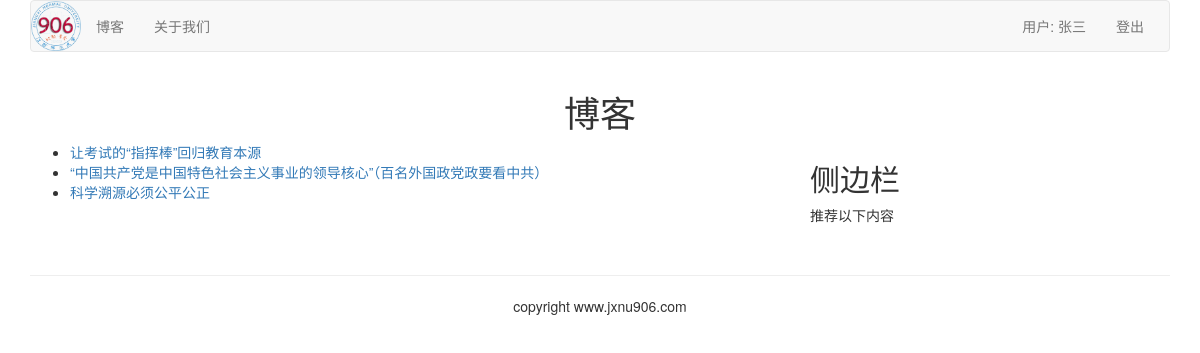
Screenshot of /blog/ (signed in) with the database file from the repository.
### blog/models.py (models this page shows, shortened)
class BlogArticles(models.Model):
    title = models.CharField(max_length=300)
    author = models.ForeignKey(User, related_name='blog_posts', on_delete=models.CASCADE)
    body = models.TextField()
    publish = models.DateTimeField(default=timezone.now)
    class Meta:
        ordering = ("-publish", )

### blog/views.py (the view)
def blog_title(request):
    blogs = BlogArticles.objects.all()
    return render(request, "blog/titles.html", {'blogs': blogs})

### templates/blog/titles.html (shortened to what this page needs)
{% extends "base.html" %}
{% block content %}
<div class="row text-center vertical-middle-sm">
    <h1>博客</h1>
</div>
<div class="row">
    <div class="col-xs-12 col-md-8">
        <ul>
            {% for blog in blogs %}
                <li><a href="/blog/{{ blog.id }}">{{ blog.title }}</a></li>
            {% endfor %}
        </ul>
    </div>
    <div class="col-xs-6 col-md-4">
        <h2>侧边栏</h2>
        <p>推荐以下内容</p>
    </div>
</div>
{% endblock %}

### templates/header.html
{% load static %}
<div class="container">
    <nav class="navbar navbar-default" role="navigation">
        <div class="navbar-header">
            <a href="/" class="navbar-brand" style="padding: 0">
                <img src="{% static 'images/logo.png' %}" alt="logo" width="50px">
            </a>
        </div>
        <div>
            <ul class="nav navbar-nav" role="navigation">
                <li><a href="{% url 'blog:blog_title' %}">博客</a></li>
            </ul>
            <ul class="nav navbar-nav" role="navigation">
                <li><a href="{% url 'aboutus:main' %}">关于我们</a></li>
            </ul>
            <ul class="nav navbar-nav navbar-right" style="margin-right: 10px">
                {% if user.is_authenticated %}
                <li><a href="#">用户: {{ user.username }}</a></li>
                <li><a href="{% url 'account:user_logout' %}">登出</a></li>
                {% else %}
                <li><a href="{% url 'account:user_login' %}">登陆</a></li>
                <li><a href="{% url 'account:user_register' %}">注册</a></li>
                {% endif %}
            </ul>
        </div>
    </nav>
</div>

### rows the page displays
BlogArticles: title "让考试的“指挥棒”回归教育本源"
BlogArticles: title "“中国共产党是中国特色社会主义事业的领导核心”（百名外国政党政要看中共）"
BlogArticles: title "科学溯源必须公平公正"

### other values shown
{{ user.username }} "张三"
